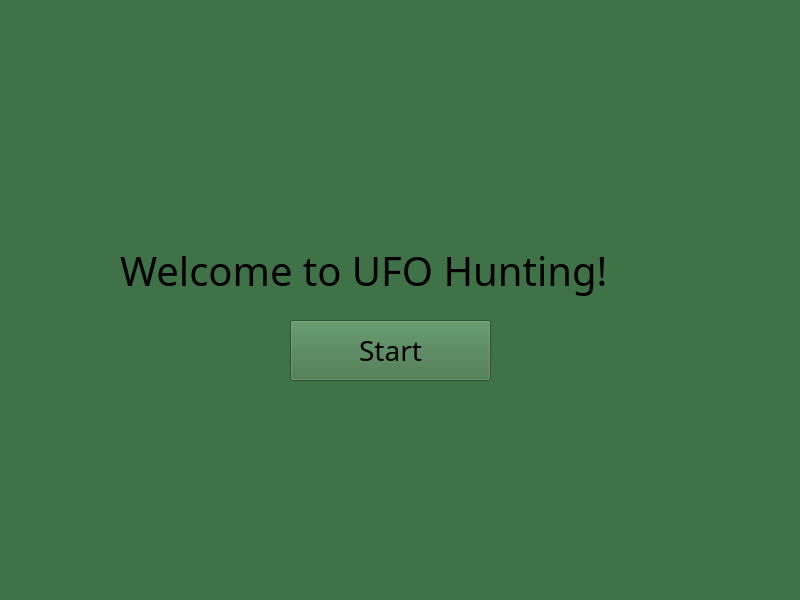
<?xml version="1.0" encoding="UTF-8"?>
<ui version="4.0">
 <class>StartWindow</class>
 <widget class="QMainWindow" name="StartWindow">
  <property name="geometry">
   <rect>
    <x>0</x>
    <y>0</y>
    <width>800</width>
    <height>600</height>
   </rect>
  </property>
  <property name="windowTitle">
   <string>MainWindow</string>
  </property>
  <property name="styleSheet">
   <string notr="true">background: rgb(63, 114, 70);</string>
  </property>
  <widget class="QWidget" name="centralwidget">
   <widget class="QWidget" name="widget" native="true">
    <property name="geometry">
     <rect>
      <x>0</x>
      <y>0</y>
      <width>801</width>
      <height>601</height>
     </rect>
    </property>
    <widget class="QLabel" name="label">
     <property name="geometry">
      <rect>
       <x>120</x>
       <y>220</y>
       <width>571</width>
       <height>101</height>
      </rect>
     </property>
     <property name="styleSheet">
      <string notr="true">background: rgb(63, 114, 70);
color: rgb(0, 0, 0);
font-family: OCR A Extended;
font-size: 40px;
border-width: 0px;
text-align: center;</string>
     </property>
     <property name="text">
      <string>Welcome to UFO Hunting!</string>
     </property>
    </widget>
    <widget class="QPushButton" name="pushButton">
     <property name="geometry">
      <rect>
       <x>290</x>
       <y>320</y>
       <width>201</width>
       <height>61</height>
      </rect>
     </property>
     <property name="styleSheet">
      <string notr="true">color: rgb(0, 0, 0);
font-family: OCR A Extended;
font-size: 28px;
border-width: 0px;
text-align: center;</string>
     </property>
     <property name="text">
      <string>Start</string>
     </property>
    </widget>
   </widget>
  </widget>
 </widget>
 <resources/>
 <connections/>
</ui>
